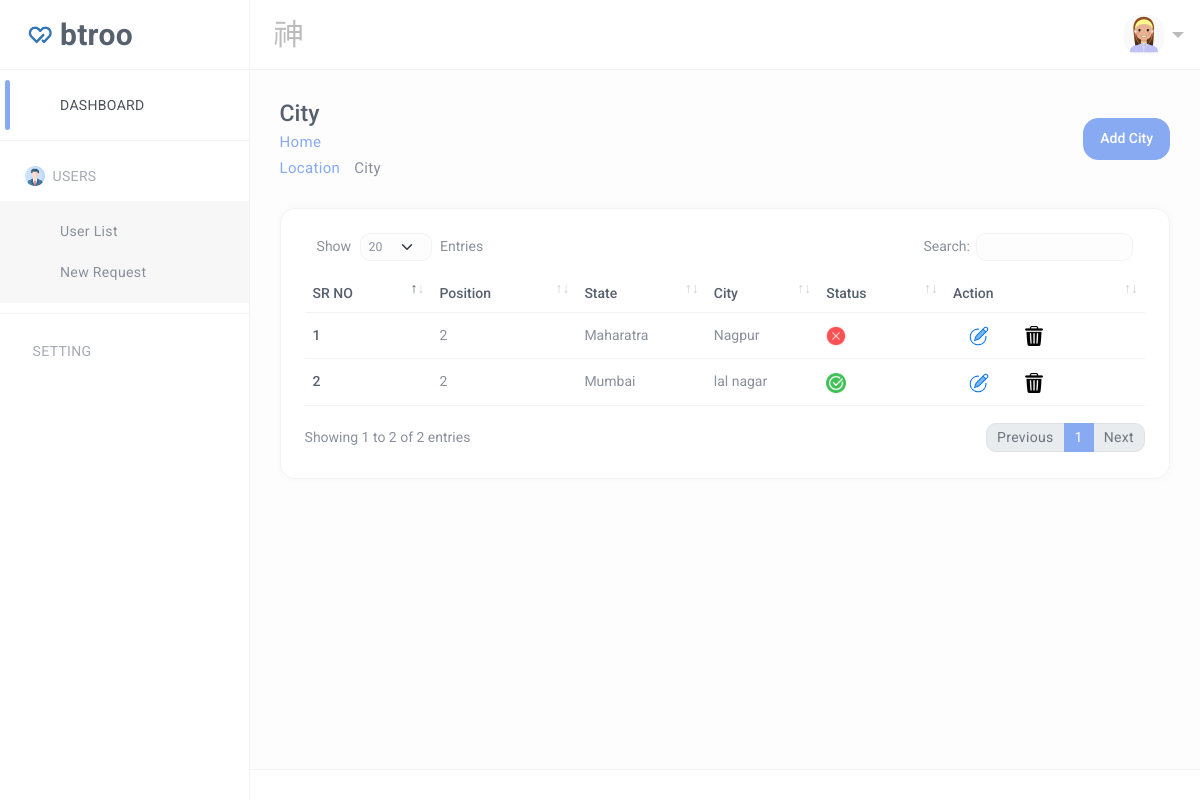
The app's page /city_table with its own data.
### dBitro/models.py (models this page shows)
class City_master(models.Model):
    state=models.ForeignKey(State_master,on_delete=models.CASCADE)
    position=models.IntegerField()
    city_name=models.CharField(max_length=100)
    is_active=models.BooleanField(default=True)

class State_master(models.Model):
    country=models.ForeignKey(Country_master,on_delete=models.CASCADE)
    position=models.IntegerField()
    state_name=models.CharField(max_length=100)
    is_active=models.BooleanField(default=True)

### dBitro/views.py (the view)
# urls.py: path('city_table',views.city_table,name='city_table'),
def city_table(request):
    data=City_master.objects.all()
    stateobj=State_master.objects.all()
    return render(request,'city_table.html',{'data':data,'stateobj':stateobj})

### template/city_table.html (shortened to what this page needs)
{% extends "base.html" %}{% load static %}{% block content %}
<div class="ec-content-wrapper">
    <div class="content">
        <div class="breadcrumb-wrapper d-flex align-items-center justify-content-between">
            <div>
                <h1>City</h1>
                <p class="breadcrumbs"><span><a href="{% url 'index' %}">Home</a></span>
                <p class="breadcrumbs"><span><a href="{% url 'location' %}">Location</a></span>
                    <span></span>City</p>
            </div>
            <div>
                <button type="button" class="btn btn-primary" data-bs-toggle="modal" data-bs-target="#addVendor"> Add City
                </button>
            </div>
        </div>
        <div class="row">
            <div class="col-12">
                <div class="card card-default">
                    <div class="card-body">
                        <div class="table-responsive">
                            <table id="responsive-data-table" class="table"
                                style="width:100%">
                                <thead>
                                    <tr>
                                        <th>SR NO</th>
                                        <th>Position</th>
                                        <th>State</th>
                                        <th>City</th>
                                        <th>Status</th>
                                        <th>Action</th>
                                    </tr>
                                </thead>
                                <tbody>
                                    {% for i in data %}
                                    <tr>
                                        <td>{{forloop.counter}}</td>
                                        <td>{{i.position}}</td>
                                        <td>{{i.state.state_name}}</td>
                                        <td>{{i.city_name}}</td>
                                        <td>
                                            {% if i.is_active %}
                                            <a href="{% url 'DeactiveCity' i.id %}"><button><img src="{% static 'assets/img/icons/active.png' %}" alt="" srcset="" width="20px"></button></a>
                                            {% else %}
                                            <a href="{% url 'ActiveCity' i.id %}"><button><img src="{% static 'assets/img/icons/deactive.png' %}" alt="" srcset="" width="20px"></button></a>
                                            {% endif %}
                                        </td>
                                        <td>
                                                <button><a class="dropdown-item" href="{% url 'city_update' i.id %}"><img src="{% static 'assets/img/write.png' %}" width="20px" alt=""></a></button>
                                                <button><a class="dropdown-item" href="{% url 'city_delete' i.id %}"><img src="{% static 'assets/img/bin.png' %}" width="20px"></a></button>
                                        </td>
                                    </tr>
                                    {% endfor %}
                                </tbody>
                            </table>
                        </div>
                    </div>
                </div>
            </div>
        </div>
    </div>
</div>
{% endblock %}

### records on screen
City_master: position "2", state.state_name "Maharatra", city_name "Nagpur", is_active False (drawn)
City_master: position "2", state.state_name "Mumbai", city_name "lal nagar", is_active True (drawn)
